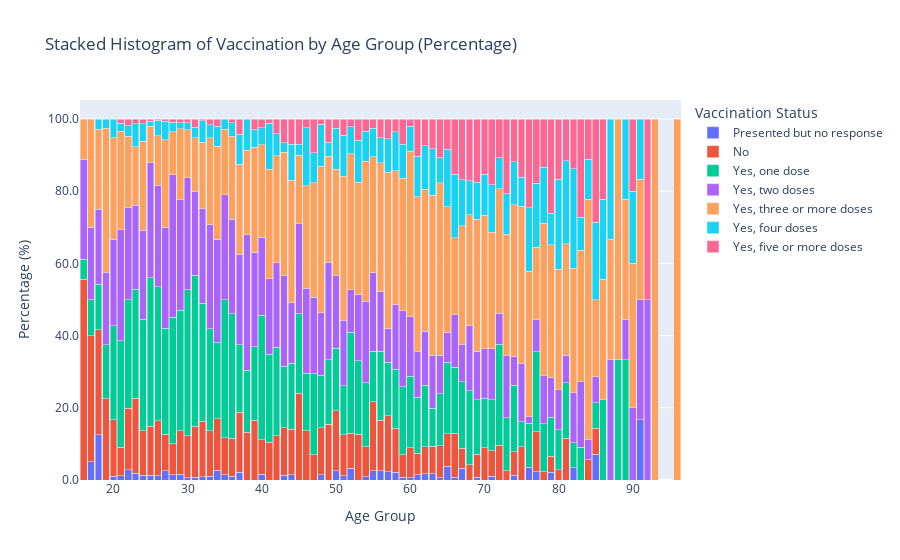

Notebook source saved alongside this figure:
### Code cell
# Calculate the counts and percentages
count_df = vaccinated_and_age.value_counts().reset_index(name='count')
total_counts = count_df.groupby('DEMO_age')['count'].transform('sum')
count_df['percentage'] = count_df['count'] / total_counts * 100

response_order = ["Presented but no response", "No", "Yes, one dose", "Yes, two doses", "Yes, three or more doses", "Yes, four doses", "Yes, five or more doses"]

# Create the stacked histogram using Plotly Express with percentages
fig = px.bar(
    count_df,
    x='DEMO_age',
    y='percentage',
    color='COVID_vaccinated',  # Group by vaccination status
    barmode='stack',  # Stack the bars
    title="Stacked Histogram of Vaccination by Age Group (Percentage)",
    labels={'COVID_vaccinated': 'Vaccination Status', 'DEMO_age': 'Age Group'},
    category_orders={"COVID_vaccinated": response_order}  # Use dictionary for category_orders
)

# Customize the axes
fig.update_layout(
    xaxis_title="Age Group",
    yaxis_title="Percentage (%)",
    bargap=0.1,  # Adjusts the gap between bars
    yaxis_tickformat=".1f"  # Format y-axis to show percentage with one decimal
)

# Show the plot
fig.show()

### Figure 1 — Plotly figure (JSON) as saved in the notebook; plotly's stock layout.template omitted (floating-point values rounded to 4 significant figures)
{"data": [{"alignmentgroup": "True", "hovertemplate": "Vaccination Status=Presented but no response<br>Age Group=%{x}<br>percentage=%{y}<extra></extra>", "legendgroup": "Presented but no response", "marker": {"color": "#636efa", "pattern": {"shape": ""}}, "name": "Presented but no response", "offsetgroup": "Presented but no response", "orientation": "v", "showlegend": true, "textposition": "auto", "type": "bar", "x": [18, 28, 65, 27, 25, 34, 67, 50, 35, 52, 29, 56, 57, 58, 62, 63, 55, 23, 22, 26, 40, 37, 36, 33, 61, 32, 30, 24, 76, 17, 20, 74, 71, 69, 66, 64, 60, 59, 77, 79, 82, 85, 54, 91, 51, 48, 44, 43, 31, 21], "xaxis": "x", "y": [12.5, 1.484, 3.788, 2.548, 1.351, 2.721, 3.2, 2.609, 1.402, 3.226, 1.639, 2.609, 2.326, 2.143, 1.714, 1.754, 2.609, 1.935, 2.83, 1.172, 1.6, 2.083, 1.047, 1.047, 1.481, 0.8584, 0.6623, 1.37, 3.509, 5, 1.042, 1.316, 1.01, 0.7937, 0.7634, 0.6289, 0.6849, 0.7812, 2.222, 2.174, 3.448, 7.143, 0.8403, 16.67, 1.136, 1.449, 1.408, 1.316, 0.7463, 1.136], "yaxis": "y"}, {"alignmentgroup": "True", "hovertemplate": "Vaccination Status=No<br>Age Group=%{x}<br>percentage=%{y}<extra></extra>", "legendgroup": "No", "marker": {"color": "#EF553B", "pattern": {"shape": ""}}, "name": "No", "offsetgroup": "No", "orientation": "v", "showlegend": true, "textposition": "auto", "type": "bar", "x": [25, 26, 32, 30, 23, 28, 33, 45, 55, 35, 29, 34, 18, 36, 57, 31, 50, 22, 24, 58, 38, 39, 56, 27, 37, 66, 20, 64, 53, 63, 62, 42, 40, 49, 65, 60, 46, 70, 43, 16, 51, 54, 48, 19, 41, 52, 44, 72, 75, 69, 61, 59, 17, 21, 71, 67, 47, 68, 77, 74, 81, 73, 79, 78, 80, 85, 84], "xaxis": "x", "y": [13.51, 15.23, 15.45, 11.59, 20.65, 8.605, 12.57, 24, 19.13, 10.28, 12.02, 14.29, 29.17, 10.47, 15.5, 14.18, 16.52, 16.98, 12.33, 12.14, 13.28, 16.5, 13.91, 10.19, 16.67, 12.21, 15.62, 8.805, 12.62, 7.602, 7.429, 12.24, 9.6, 15.38, 9.091, 8.219, 13.58, 8.871, 13.16, 55.56, 11.36, 8.403, 13.04, 22.5, 10.47, 9.677, 12.68, 9.677, 9.195, 6.349, 5.926, 6.25, 35, 7.955, 7.071, 5.6, 7.059, 4.274, 11.11, 6.579, 11.54, 2.586, 4.348, 2.222, 2.778, 7.143, 5.556], "yaxis": "y"}, {"alignmentgroup": "True", "hovertemplate": "Vaccination Status=Yes, one dose<br>Age Group=%{x}<br>percentage=%{y}<extra></extra>", "legendgroup": "Yes, one dose", "marker": {"color": "#00cc96", "pattern": {"shape": ""}}, "name": "Yes, one dose", "offsetgroup": "Yes, one dose", "orientation": "v", "showlegend": true, "textposition": "auto", "type": "bar", "x": [30, 25, 28, 26, 35, 32, 36, 29, 31, 33, 23, 27, 24, 40, 22, 34, 62, 60, 52, 72, 21, 65, 20, 42, 66, 59, 68, 67, 64, 58, 45, 56, 38, 41, 53, 54, 39, 61, 50, 57, 69, 47, 37, 63, 73, 70, 55, 74, 71, 49, 44, 43, 46, 51, 48, 77, 18, 76, 78, 19, 75, 79, 80, 81, 89, 17, 86, 82, 88, 83, 85, 16], "xaxis": "x", "y": [40.4, 41.22, 35.01, 37.11, 38.32, 32.62, 34.55, 33.33, 41.79, 28.27, 30.32, 29.3, 30.82, 34.4, 30.19, 21.09, 17.14, 19.86, 27.96, 27.96, 29.55, 19.7, 26.04, 24.49, 18.32, 18.75, 20.51, 18.4, 14.47, 16.43, 22, 19.13, 17.19, 24.42, 20.39, 17.65, 20.39, 15.56, 17.39, 14.73, 15.08, 22.35, 18.75, 10.53, 14.66, 13.71, 13.91, 18.42, 14.14, 17.95, 18.31, 17.11, 16.05, 13.64, 14.49, 22.22, 12.5, 12.28, 13.33, 15, 6.897, 10.87, 11.11, 15.38, 33.33, 10, 22.22, 6.897, 33.33, 9.091, 7.143, 5.556], "yaxis": "y"}, {"alignmentgroup": "True", "hovertemplate": "Vaccination Status=Yes, two doses<br>Age Group=%{x}<br>percentage=%{y}<extra></extra>", "legendgroup": "Yes, two doses", "marker": {"color": "#ab63fa", "pattern": {"shape": ""}}, "name": "Yes, two doses", "offsetgroup": "Yes, two doses", "orientation": "v", "showlegend": true, "textposition": "auto", "type": "bar", "x": [28, 30, 25, 26, 35, 32, 29, 33, 36, 38, 27, 34, 23, 24, 31, 40, 21, 22, 54, 59, 39, 62, 63, 58, 55, 45, 37, 60, 50, 42, 20, 49, 68, 73, 46, 53, 56, 43, 66, 41, 47, 64, 69, 61, 70, 51, 18, 75, 71, 67, 48, 44, 57, 65, 52, 19, 72, 74, 78, 79, 16, 17, 80, 77, 82, 81, 83, 91, 76, 84, 85, 87, 89, 90, 92], "xaxis": "x", "y": [39.47, 31.13, 31.76, 28.12, 28.97, 26.18, 30.6, 28.8, 26.18, 37.5, 28.03, 28.57, 23.23, 24.66, 23.13, 21.6, 30.68, 25.47, 22.69, 21.09, 26.21, 14.86, 14.62, 17.86, 21.74, 25, 25, 16.44, 20, 23.47, 23.96, 26.92, 17.95, 17.24, 23.46, 18.45, 16.52, 25, 14.5, 20.93, 21.18, 10.69, 13.49, 12.59, 13.71, 18.18, 20.83, 16.09, 14.14, 10.4, 17.39, 16.9, 9.302, 8.333, 11.83, 20, 8.602, 7.895, 13.33, 10.87, 27.78, 20, 11.11, 8.889, 13.79, 7.692, 18.18, 33.33, 1.754, 5.556, 7.143, 33.33, 11.11, 20, 50], "yaxis": "y"}, {"alignmentgroup": "True", "hovertemplate": "Vaccination Status=Yes, three or more doses<br>Age Group=%{x}<br>percentage=%{y}<extra></extra>", "legendgroup": "Yes, three or more doses", "marker": {"color": "#FFA15A", "pattern": {"shape": ""}}, "name": "Yes, three or more doses", "offsetgroup": "Yes, three or more doses", "orientation": "v", "showlegend": true, "textposition": "auto", "type": "bar", "x": [63, 64, 62, 60, 61, 57, 58, 59, 33, 65, 54, 69, 70, 36, 32, 67, 56, 28, 30, 73, 35, 75, 34, 27, 55, 24, 68, 29, 52, 51, 26, 50, 72, 71, 53, 74, 40, 25, 38, 39, 42, 48, 66, 20, 47, 41, 43, 23, 21, 37, 44, 46, 49, 76, 22, 31, 45, 78, 79, 18, 19, 84, 80, 82, 77, 81, 17, 83, 85, 86, 89, 16, 88, 90, 91, 96, 87, 93], "xaxis": "x", "y": [44.44, 47.8, 39.43, 45.89, 42.96, 43.41, 37.14, 36.72, 24.08, 34.85, 38.66, 36.51, 37.1, 23.04, 18.45, 32.8, 35.65, 11.87, 13.25, 33.62, 18.22, 43.68, 25.85, 24.2, 32.17, 24.66, 30.77, 19.67, 37.63, 39.77, 13.67, 29.57, 34.41, 32.32, 31.07, 42.11, 25.6, 10.14, 23.44, 29.13, 29.59, 40.58, 21.37, 28.12, 31.76, 30.23, 34.21, 16.13, 27.27, 25, 33.8, 28.4, 29.49, 40.35, 19.81, 14.93, 19, 42.22, 36.96, 22.22, 40, 66.67, 33.33, 34.48, 20, 30.77, 30, 36.36, 21.43, 33.33, 33.33, 11.11, 66.67, 40, 33.33, 100, 33.33, 100], "yaxis": "y"}, {"alignmentgroup": "True", "hovertemplate": "Vaccination Status=Yes, four doses<br>Age Group=%{x}<br>percentage=%{y}<extra></extra>", "legendgroup": "Yes, four doses", "marker": {"color": "#19d3f3", "pattern": {"shape": ""}}, "name": "Yes, four doses", "offsetgroup": "Yes, four doses", "orientation": "v", "showlegend": true, "textposition": "auto", "type": "bar", "x": [66, 63, 62, 65, 67, 61, 58, 70, 32, 69, 71, 73, 50, 46, 59, 57, 53, 38, 26, 41, 64, 68, 54, 23, 76, 60, 51, 28, 55, 74, 80, 37, 27, 34, 82, 48, 56, 72, 77, 75, 24, 44, 33, 36, 47, 52, 78, 42, 35, 30, 40, 81, 20, 39, 79, 25, 31, 22, 29, 45, 49, 85, 89, 43, 21, 84, 86, 18, 19, 83, 87, 90, 91], "xaxis": "x", "y": [17.56, 12.87, 12, 15.91, 12.8, 11.11, 10.71, 11.29, 6.009, 10.32, 13.13, 11.21, 11.3, 16.05, 9.375, 9.302, 11.65, 8.594, 4.297, 12.79, 6.918, 9.402, 8.403, 6.452, 17.54, 6.849, 11.36, 2.671, 7.826, 11.84, 25, 8.333, 5.096, 5.442, 27.59, 11.59, 6.957, 8.602, 17.78, 8.046, 4.795, 9.859, 3.665, 3.665, 8.235, 7.527, 15.56, 6.122, 2.804, 1.987, 4.8, 23.08, 5.208, 4.854, 8.696, 1.351, 2.985, 2.83, 1.639, 3, 3.846, 21.43, 22.22, 2.632, 2.273, 11.11, 22.22, 2.778, 2.5, 9.091, 33.33, 20, 16.67], "yaxis": "y"}, {"alignmentgroup": "True", "hovertemplate": "Vaccination Status=Yes, five or more doses<br>Age Group=%{x}<br>percentage=%{y}<extra></extra>", "legendgroup": "Yes, five or more doses", "marker": {"color": "#FF6692", "pattern": {"shape": ""}}, "name": "Yes, five or more doses", "offsetgroup": "Yes, five or more doses", "orientation": "v", "showlegend": true, "textposition": "auto", "type": "bar", "x": [73, 69, 67, 68, 66, 70, 71, 64, 76, 61, 63, 75, 62, 79, 65, 72, 74, 59, 47, 77, 45, 57, 53, 56, 80, 78, 43, 49, 44, 58, 54, 51, 42, 37, 82, 85, 33, 31, 30, 28, 34, 83, 39, 50, 81, 60, 55, 40, 23, 36, 24, 22, 29, 25, 46, 52, 84, 86, 92, 48, 21, 26, 27, 32, 41, 90], "xaxis": "x", "y": [20.69, 17.46, 16.8, 17.09, 15.27, 15.32, 18.18, 10.69, 24.56, 10.37, 8.187, 16.09, 7.429, 26.09, 8.333, 10.75, 11.84, 7.031, 9.412, 17.78, 7.0, 5.426, 5.825, 5.217, 16.67, 13.33, 6.579, 6.41, 7.042, 3.571, 3.361, 4.545, 4.082, 4.167, 13.79, 28.57, 1.571, 2.239, 0.9934, 0.8902, 2.041, 27.27, 2.913, 2.609, 11.54, 2.055, 2.609, 2.4, 1.29, 1.047, 1.37, 1.887, 1.093, 0.6757, 2.469, 2.151, 11.11, 22.22, 50, 1.449, 1.136, 0.3906, 0.6369, 0.4292, 1.163, 20], "yaxis": "y"}], "layout": {"bargap": 0.1, "barmode": "stack", "legend": {"title": {"text": "Vaccination Status"}, "tracegroupgap": 0}, "title": {"text": "Stacked Histogram of Vaccination by Age Group (Percentage)"}, "xaxis": {"anchor": "y", "domain": [0, 1], "title": {"text": "Age Group"}}, "yaxis": {"anchor": "x", "domain": [0, 1], "tickformat": ".1f", "title": {"text": "Percentage (%)"}}}}
